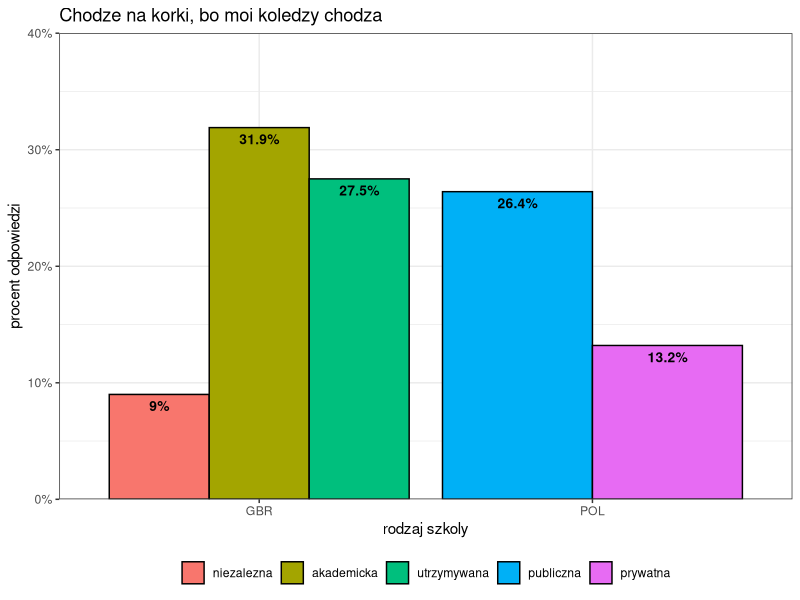
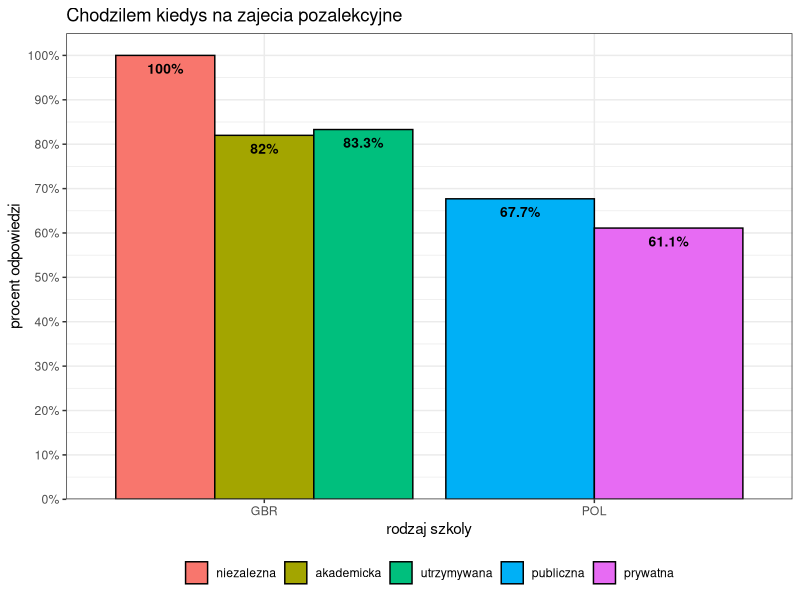
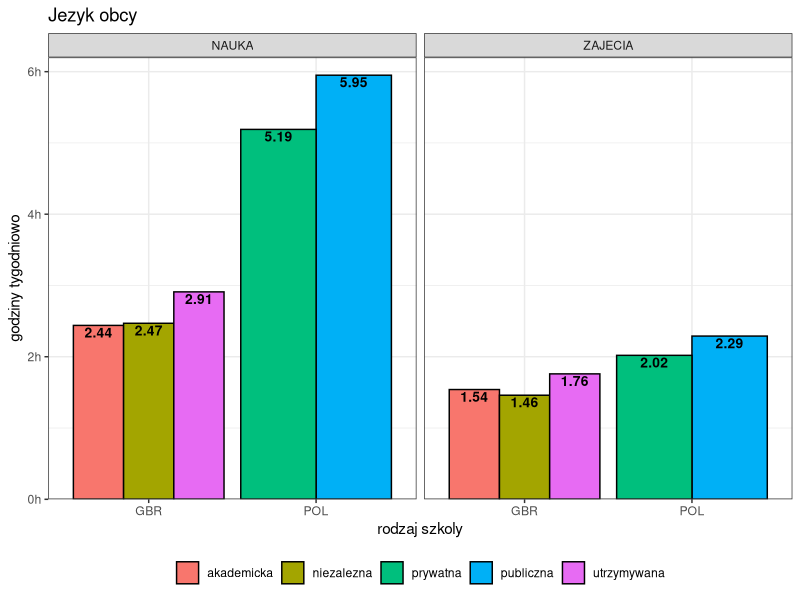

These charts were generated, in order, by the following R code:
## ---- chunk 1
knitr::opts_chunk$set(echo = FALSE, cache = TRUE)

library("haven")
library("stringr")
library(dplyr)
library(data.table)
library(stringi)
library(ggplot2)
library(haven)
## ---- chunk 2
kolumny <- c("niezalezna", "akademicka", "utrzymywana", "publiczna", "prywatna")
wiersze <- c("GBR", "GBR", "GBR", "POL", "POL")
dane <- c(0.09, 0.319, 0.275, 0.264, 0.132)
data <- cbind(kolumny, wiersze, dane) %>% tbl_df()
data$dane <- as.numeric(data$dane)

ggplot(data, aes(x=wiersze, fill=factor(kolumny, kolumny))) +
  geom_bar(stat="identity", aes(y=100*dane), position=position_dodge(), colour="black") +
  scale_y_continuous(limits = c(0, 40), breaks = seq(0, 50, 10), labels = paste(seq(0, 50, 10), "%", sep=""), expand = c(0, 0)) +
  geom_text(aes(label = paste(100*dane, "%", sep=""), y=100*dane-1, fontface="bold"),
            position=position_dodge(width=0.9), colour = "#000000", size=3.5) +
  theme_bw() +
  theme(legend.position="bottom", legend.title=element_blank()) +
  labs(title="Chodze na korki, bo moi koledzy chodza", x ="rodzaj szkoly", y = "procent odpowiedzi")
## ---- chunk 3
kolumny <- c("niezalezna", "akademicka", "utrzymywana", "publiczna", "prywatna")
wiersze <- c("GBR", "GBR", "GBR", "POL", "POL")
dane <- c(1, 0.82, 0.833, 0.677, 0.611)
data <- cbind(kolumny, wiersze, dane) %>% tbl_df()
data$dane <- as.numeric(data$dane)

ggplot(data, aes(x=wiersze, fill=factor(kolumny, kolumny))) +
  geom_bar(stat="identity", aes(y=100*dane), position=position_dodge(), colour="black") +
  scale_y_continuous(limits = c(0, 105), breaks = seq(0, 100, 10), labels = paste(seq(0, 100, 10), "%", sep=""), expand = c(0, 0)) +
  geom_text(aes(label = paste(100*dane, "%", sep=""), y=100*dane-3, fontface="bold"),
            position=position_dodge(width=0.9), colour = "#000000", size=3.5) +
  theme_bw() +
  theme(legend.position="bottom", legend.title=element_blank()) +
  labs(title="Chodzilem kiedys na zajecia pozalekcyjne", x ="rodzaj szkoly", y = "procent odpowiedzi")
## ---- chunk 4
kolumny <- rep(c("niezalezna", "akademicka", "utrzymywana", "publiczna", "prywatna")[c(2, 4, 1, 5, 3)], 2)
wiersze <- rep(c("GBR", "POL", "GBR", "POL", "GBR"), 2)
dane <- c(2.44, 5.95, 2.47, 5.19, 2.91, 1.54, 2.29, 1.46, 2.02, 1.76)
numer <- c(rep("NAUKA", 5), rep("ZAJECIA", 5))
data <- cbind(kolumny, wiersze, dane, numer) %>% tbl_df()
data$dane <- as.numeric(data$dane)

ggplot(data, aes(x=wiersze, fill=kolumny)) +
  geom_bar(stat="identity", aes(y=dane), position=position_dodge(), colour="black") +
  scale_y_continuous(limits = c(0, 6.2), breaks = seq(0, 6, 2),
                     labels = paste(seq(0, 6, 2), "h", sep=""), expand = c(0, 0)) +
  geom_text(aes(label = dane, y=dane-0.1, fontface="bold"),
            position=position_dodge(width=0.9), colour = "#000000", size=3.5) +
  facet_wrap( ~ numer, scales = "fixed", ncol=2) + 
  labs(title="Jezyk obcy", x ="rodzaj szkoly", y = "godziny tygodniowo") +
  theme_bw() +
  theme(legend.position="bottom", legend.title=element_blank())
